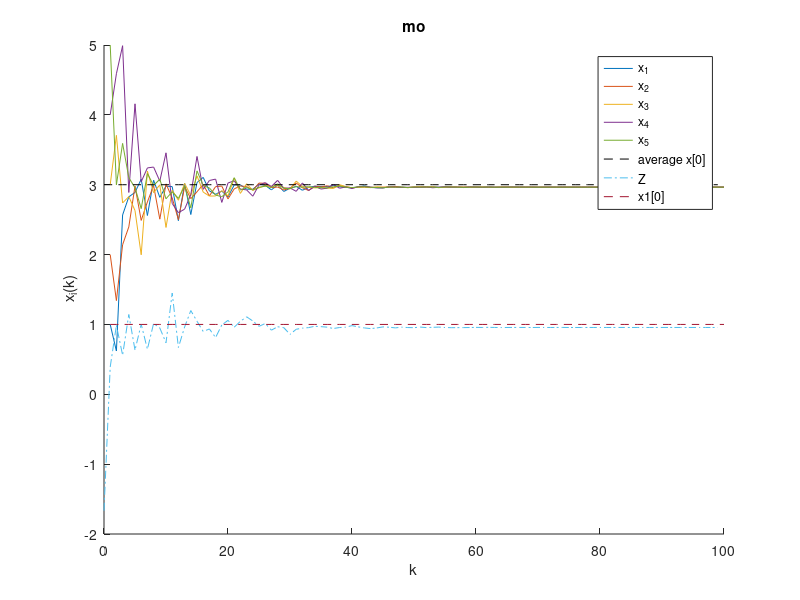

Write MATLAB code to recreate this figure.
clear;

%mo 差分噪声
% 初始化邻接矩阵 A
A = 0.25 * [ 
  2 1 0 0 1 ;
  1 2 1 0 0 ;
  0 1 2 0 1 ;
  0 0 0 3 1 ;
  1 0 1 1 1 ;
];

% 节点数量
n = size(A, 1);
% 迭代次数
T = 100;
rng(1);  
% 初始状态 
x = zeros(n, T);   % 初始状态矩阵，每行代表一个节点
x(:, 1) = [1, 2, 3, 4, 5]; % 假设初始状态值

% 噪声变量初始化
v = randn(n, T);  % 标准正态分布随机变量 vi(k)
w = zeros(n, T);  
e = 0.9;          
    

% k = 0 时的噪声
w(:, 1) = v(:, 1);

% 噪声迭代生成
for k = 2:T
    w(:, k) = (e^k) * v(:, k) - (e^(k-1)) * v(:, k-1); 
end

% 初始化监听器 z
z = zeros(1, T);
z(1) = x(1, 1) + w(1, 1);  %z(0) = x^+(0)

% 迭代计算状态，使用状态更新公式
for k = 1:T-1
    % 添加噪声后的新状态 x+(k)
    x_plus = x(:, k) + w(:, k);
    
    % 计算 x_i(k+1) 
    % x_i(k+1) = a_ii * x_i+(k) + ∑ a_ij * x_j+(k)
    for i = 1:n
        % a_ii * x_i^+(k)
        x_sum1 = A(i,i) * x_plus(i);

        % 加权求和部分 ∑ a_ij * x_j^+(k)
        x_sum2 = 0;
        for j = 1:n
            if j ~= i  
                x_sum2 = x_sum2 + A(i,j) * x_plus(j);
            end
        end

        % 状态更新 x_i(k+1) = a_ii * x_i+(k) + ∑ a_ij * x_j+(k)
        x(i, k+1) = x_sum1 + x_sum2;
    end

    % 更新监听器 z[k+1]
    x1_plus_next = x(1, k+1) + w(1, k+1);  % x1^+[k+1]
    x1_plus = x(1, k) + w(1, k);  % x1^+[k]

    % 计算 ∑ a_1j(x_j^+[k] - x1^+[k])
    %A(1, 2) = 0.7;
    sumz = 0;
    for j = 1:n
        if j ~= 1  
            sumz = sumz + A(1, j) * (x_plus(j) - x_plus(1));
        end
    end
    %A(1, 2) = 0.25;
    % 更新监听器 z[k+1] = z[k] + x1^+[k+1] − (x1^+[k] + ε * ∑ a1j * (x_j^+[k] − x1^+[k]))
    z(k+1) = z(k) + x1_plus_next - (x1_plus + e * sumz);
end

% 平均值
average = mean(x(:, 1));

% 绘制节点的状态轨迹
figure;
hold on;
for i = 1:n
    plot(1:T, x(i, :), 'DisplayName', ['x_' num2str(i)]);
end

% plot(1:T, x(1, :), 'DisplayName', 'x_1');
plot(0:T-1, average * ones(1, T), 'k--', 'DisplayName', 'average x[0]');
plot(0:T-1, z, '-.', 'DisplayName', 'Z');
plot(1:T, x(1, 1) * ones(1, T),'--','DisplayName', 'x1[0] ');
xlabel('k');
ylabel(' x_i(k)');
title('mo');
legend show;
hold off;
